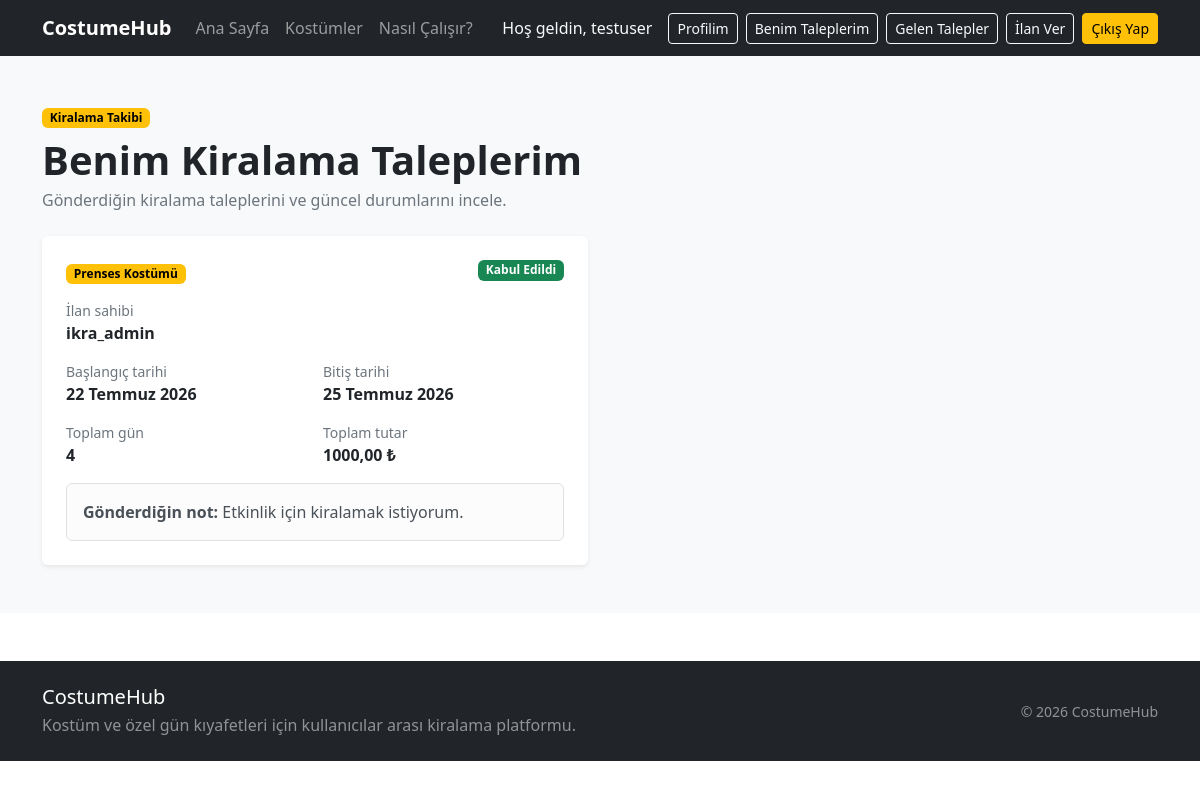
The page /kiralamalar/benim-taleplerim/ (signed in) on the database its author committed.
### rentals/models.py (models this page shows, shortened)
class KiralamaTalebi(models.Model):
    DURUM_SECENEKLERI = [
        ("BEKLIYOR", "Bekliyor"),
        ("KABUL_EDILDI", "Kabul Edildi"),
        ("REDDEDILDI", "Reddedildi"),
        ("IPTAL_EDILDI", "İptal Edildi"),
        ("TAMAMLANDI", "Tamamlandı"),
    ]
    ilan = models.ForeignKey(
        "products.Ilan",
        on_delete=models.CASCADE,
        related_name="kiralama_talepleri",
        verbose_name="İlan",
    )
    kiraci = models.ForeignKey(
        settings.AUTH_USER_MODEL,
        on_delete=models.CASCADE,
        related_name="kiralama_talepleri",
        verbose_name="Kiracı",
    )
    baslangic_tarihi = models.DateField(
        verbose_name="Başlangıç tarihi",
    )
    bitis_tarihi = models.DateField(
        verbose_name="Bitiş tarihi",
    )
    toplam_gun = models.PositiveIntegerField(
        verbose_name="Toplam gün",
    )
    toplam_tutar = models.DecimalField(
        max_digits=10,
        decimal_places=2,
        verbose_name="Toplam tutar",
    )
    durum = models.CharField(
        max_length=20,
        choices=DURUM_SECENEKLERI,
        default="BEKLIYOR",
        verbose_name="Talep durumu",
    )
    not_metni = models.TextField(
        blank=True,
        verbose_name="Kiracı notu",
    )
    olusturulma_tarihi = models.DateTimeField(
        auto_now_add=True,
        verbose_name="Oluşturulma tarihi",
    )
    guncellenme_tarihi = models.DateTimeField(
        auto_now=True,
        verbose_name="Güncellenme tarihi",
    )
    class Meta:
        verbose_name = "Kiralama talebi"
        verbose_name_plural = "Kiralama talepleri"
        ordering = ["-olusturulma_tarihi"]

### products/models.py (models this page shows, shortened)
class Ilan(models.Model):
    BEDEN_SECENEKLERI = [
        ("XS", "XS"),
        ("S", "S"),
        ("M", "M"),
        ("L", "L"),
        ("XL", "XL"),
        ("XXL", "XXL"),
        ("STANDART", "Standart"),
    ]
    DURUM_SECENEKLERI = [
        ("TASLAK", "Taslak"),
        ("YAYINDA", "Yayında"),
        ("PASIF", "Pasif"),
    ]
    ilan_sahibi = models.ForeignKey(
        settings.AUTH_USER_MODEL,
        on_delete=models.CASCADE,
        related_name="ilanlar",
        verbose_name="İlan sahibi",
    )
    kategori = models.ForeignKey(
        Kategori,
        on_delete=models.PROTECT,
        related_name="ilanlar",
        verbose_name="Kategori",
    )
    baslik = models.CharField(
        max_length=150,
        verbose_name="İlan başlığı",
    )
    aciklama = models.TextField(
        max_length=2000,
        verbose_name="Açıklama",
    )
    fotograf = models.ImageField(
    upload_to="ilanlar/",
    blank=True,
    null=True,
    verbose_name="İlan fotoğrafı",
)
    beden = models.CharField(
        max_length=20,
        choices=BEDEN_SECENEKLERI,
        verbose_name="Beden",
    )
    renk = models.CharField(
        max_length=50,
        verbose_name="Renk",
    )
    gunluk_fiyat = models.DecimalField(
        max_digits=10,
        decimal_places=2,
        verbose_name="Günlük kiralama ücreti",
    )
    depozito = models.DecimalField(
        max_digits=10,
        decimal_places=2,
        default=0,
        verbose_name="Depozito",
    )
    sehir = models.CharField(
        max_length=50,
        verbose_name="Şehir",
    )
    durum = models.CharField(
        max_length=20,
        choices=DURUM_SECENEKLERI,
        default="YAYINDA",
        verbose_name="İlan durumu",
    )
    mevcut_mu = models.BooleanField(
        default=True,
        verbose_name="Kiralamaya uygun mu?",
    )
    olusturulma_tarihi = models.DateTimeField(
        auto_now_add=True,
    )
    guncellenme_tarihi = models.DateTimeField(
        auto_now=True,
    )
    class Meta:
        verbose_name = "İlan"
        verbose_name_plural = "İlanlar"
        ordering = ["-olusturulma_tarihi"]

### rentals/views.py (the view)
@login_required
def benim_kiralama_taleplerim(request):
    talepler = (
        KiralamaTalebi.objects.filter(
            kiraci=request.user,
        )
        .select_related(
            "ilan",
            "ilan__ilan_sahibi",
        )
        .order_by("-olusturulma_tarihi")
    )
    return render(
        request,
        "rentals/benim_kiralama_taleplerim.html",
        {
            "talepler": talepler,
        },
    )

### templates/rentals/benim_kiralama_taleplerim.html (shortened to what this page needs)
{% extends "base.html" %}
{% block content %}
<section class="py-5 bg-light">
    <div class="container">
        <div class="mb-4">
            <span class="badge text-bg-warning mb-2">
                Kiralama Takibi
            </span>
            <h1 class="fw-bold mb-1">
                Benim Kiralama Taleplerim
            </h1>
            <p class="text-secondary mb-0">
                Gönderdiğin kiralama taleplerini ve güncel durumlarını incele.
            </p>
        </div>
        {% if talepler %}
            <div class="row g-4">
                {% for talep in talepler %}
                    <div class="col-lg-6">
                        <div class="card h-100 border-0 shadow-sm">
                            <div class="card-body p-4">
                                <div class="d-flex justify-content-between align-items-start mb-3">
                                    <a
                                        href="{% url 'products:ilan_detay' talep.ilan.id %}"
                                        class="text-decoration-none"
                                    >
                                        <span class="badge text-bg-warning">
                                            {{ talep.ilan.baslik }}
                                        </span>
                                    </a>
                                    {% if talep.durum == "BEKLIYOR" %}
                                        <span class="badge text-bg-secondary">
                                            Bekliyor
                                        </span>
                                    {% elif talep.durum == "KABUL_EDILDI" %}
                                        <span class="badge text-bg-success">
                                            Kabul Edildi
                                        </span>
                                    {% elif talep.durum == "REDDEDILDI" %}
                                        <span class="badge text-bg-danger">
                                            Reddedildi
                                        </span>
                                    {% else %}
                                        <span class="badge text-bg-light">
                                            {{ talep.get_durum_display }}
                                        </span>
                                    {% endif %}
                                </div>
                                <div class="mb-3">
                                    <div class="small text-secondary">
                                        İlan sahibi
                                    </div>
                                    <div class="fw-semibold">
                                        {{ talep.ilan.ilan_sahibi.username }}
                                    </div>
                                </div>
                                <div class="row g-3 mb-3">
                                    <div class="col-sm-6">
                                        <div class="small text-secondary">
                                            Başlangıç tarihi
                                        </div>
                                        <div class="fw-semibold">
                                            {{ talep.baslangic_tarihi }}
                                        </div>
                                    </div>
                                    <div class="col-sm-6">
                                        <div class="small text-secondary">
                                            Bitiş tarihi
                                        </div>
                                        <div class="fw-semibold">
                                            {{ talep.bitis_tarihi }}
                                        </div>
                                    </div>
                                    <div class="col-sm-6">
                                        <div class="small text-secondary">
                                            Toplam gün
                                        </div>
                                        <div class="fw-semibold">
                                            {{ talep.toplam_gun }}
                                        </div>
                                    </div>
                                    <div class="col-sm-6">
                                        <div class="small text-secondary">
                                            Toplam tutar
                                        </div>
                                        <div class="fw-bold">
                                            {{ talep.toplam_tutar }} ₺
                                        </div>
                                    </div>
                                </div>
                                {% if talep.not_metni %}
                                    <div class="alert alert-light border mb-0">
                                        <strong>Gönderdiğin not:</strong>
                                        {{ talep.not_metni }}
                                    </div>
                                {% endif %}
                            </div>
                        </div>
                    </div>
                {% endfor %}
            </div>
        {% endif %}
    </div>
</section>
{% endblock %}

### templates/partials/navbar.html (shortened to what this page needs)
<nav class="navbar navbar-expand-lg navbar-dark bg-dark">
    <div class="container">
        <a class="navbar-brand fw-bold" href="{% url 'products:home' %}">
            CostumeHub
        </a>
        <div class="collapse navbar-collapse" id="anaMenu">
            <ul class="navbar-nav me-auto mb-2 mb-lg-0">
                <li class="nav-item">
                    <a
                        class="nav-link"
                        href="{% url 'products:home' %}"
                    >
                        Ana Sayfa
                    </a>
                </li>
                <li class="nav-item">
                    <a
    class="nav-link"
    href="{% url 'products:ilan_listesi' %}"
>
    Kostümler
</a>
                </li>
                <li class="nav-item">
                    <a class="nav-link" href="#">
                        Nasıl Çalışır?
                    </a>
                </li>
            </ul>
            <div class="d-flex align-items-center gap-2">
                {% if user.is_authenticated %}
                    <span class="navbar-text text-light me-2">
                        Hoş geldin, {{ user.username }}
                    </span>
                    <a
    href="{% url 'accounts:profil' %}"
    class="btn btn-outline-light btn-sm"
>
    Profilim
</a>
<a
    href="{% url 'rentals:benim_kiralama_taleplerim' %}"
    class="btn btn-outline-light btn-sm"
>
    Benim Taleplerim
</a>
<a
    href="{% url 'rentals:gelen_kiralama_talepleri' %}"
    class="btn btn-outline-light btn-sm"
>
    Gelen Talepler
</a>
                    <a
    href="{% url 'products:ilan_olustur' %}"
    class="btn btn-outline-light btn-sm"
>
    İlan Ver
</a>
                    <form
                        method="POST"
                        action="{% url 'accounts:cikis' %}"
                        class="d-inline"
                    >
                        <button
                            type="submit"
                            class="btn btn-warning btn-sm"
                        >
                            Çıkış Yap
                        </button>
                    </form>
                {% endif %}
            </div>
        </div>
    </div>
</nav>

### static/css/style.css (style rules this page uses)
body { background-color: #ffffff; color: #212529; }
.card { transition: transform 0.2s ease, box-shadow 0.2s ease; }

### rows shown on the page
KiralamaTalebi: ilan.baslik "Prenses Kostümü", durum "Kabul Edildi", ilan.ilan_sahibi.username "ikra_admin", baslangic_tarihi "22 Temmuz 2026", bitis_tarihi "25 Temmuz 2026", toplam_gun "4", toplam_tutar "1000,00", not_metni "Etkinlik için kiralamak istiyorum."

### other values the page prints
{{ user.username }} "testuser"
